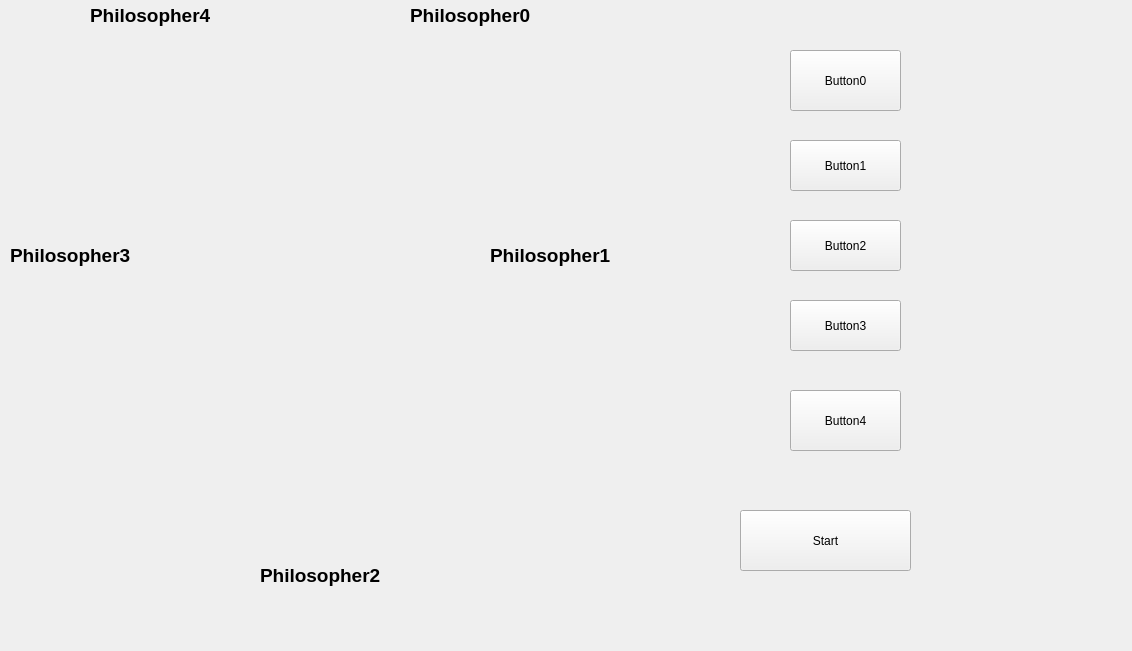
<?xml version="1.0" encoding="UTF-8"?>
<ui version="4.0">
 <class>MainWindow</class>
 <widget class="QMainWindow" name="MainWindow">
  <property name="geometry">
   <rect>
    <x>0</x>
    <y>0</y>
    <width>1132</width>
    <height>651</height>
   </rect>
  </property>
  <property name="sizePolicy">
   <sizepolicy hsizetype="Preferred" vsizetype="Preferred">
    <horstretch>0</horstretch>
    <verstretch>0</verstretch>
   </sizepolicy>
  </property>
  <property name="windowTitle">
   <string>MainWindow</string>
  </property>
  <widget class="QWidget" name="centralwidget">
   <widget class="QLabel" name="Table">
    <property name="geometry">
     <rect>
      <x>140</x>
      <y>90</y>
      <width>381</width>
      <height>381</height>
     </rect>
    </property>
    <property name="text">
     <string/>
    </property>
    <property name="pixmap">
     <pixmap resource="test.qrc">:/newPrefix/table.png</pixmap>
    </property>
   </widget>
   <widget class="QLabel" name="spa1">
    <property name="geometry">
     <rect>
      <x>380</x>
      <y>260</y>
      <width>101</width>
      <height>111</height>
     </rect>
    </property>
    <property name="text">
     <string/>
    </property>
    <property name="pixmap">
     <pixmap resource="test.qrc">:/newPrefix/spa1.png</pixmap>
    </property>
   </widget>
   <widget class="QLabel" name="spa2">
    <property name="geometry">
     <rect>
      <x>270</x>
      <y>350</y>
      <width>131</width>
      <height>111</height>
     </rect>
    </property>
    <property name="text">
     <string/>
    </property>
    <property name="pixmap">
     <pixmap resource="test.qrc">:/newPrefix/spa1.png</pixmap>
    </property>
   </widget>
   <widget class="QLabel" name="spa3">
    <property name="geometry">
     <rect>
      <x>150</x>
      <y>270</y>
      <width>131</width>
      <height>111</height>
     </rect>
    </property>
    <property name="text">
     <string/>
    </property>
    <property name="pixmap">
     <pixmap resource="test.qrc">:/newPrefix/spa1.png</pixmap>
    </property>
   </widget>
   <widget class="QLabel" name="spa5">
    <property name="geometry">
     <rect>
      <x>340</x>
      <y>140</y>
      <width>101</width>
      <height>101</height>
     </rect>
    </property>
    <property name="text">
     <string/>
    </property>
    <property name="pixmap">
     <pixmap resource="test.qrc">:/newPrefix/spa1.png</pixmap>
    </property>
   </widget>
   <widget class="QLabel" name="spa4">
    <property name="geometry">
     <rect>
      <x>190</x>
      <y>140</y>
      <width>101</width>
      <height>101</height>
     </rect>
    </property>
    <property name="text">
     <string/>
    </property>
    <property name="pixmap">
     <pixmap resource="test.qrc">:/newPrefix/spa1.png</pixmap>
    </property>
   </widget>
   <widget class="QPushButton" name="Button0">
    <property name="geometry">
     <rect>
      <x>790</x>
      <y>50</y>
      <width>111</width>
      <height>61</height>
     </rect>
    </property>
    <property name="text">
     <string>Button0</string>
    </property>
   </widget>
   <widget class="QPushButton" name="Button1">
    <property name="geometry">
     <rect>
      <x>790</x>
      <y>140</y>
      <width>111</width>
      <height>51</height>
     </rect>
    </property>
    <property name="text">
     <string>Button1</string>
    </property>
   </widget>
   <widget class="QPushButton" name="Button2">
    <property name="geometry">
     <rect>
      <x>790</x>
      <y>220</y>
      <width>111</width>
      <height>51</height>
     </rect>
    </property>
    <property name="text">
     <string>Button2</string>
    </property>
   </widget>
   <widget class="QPushButton" name="Button3">
    <property name="geometry">
     <rect>
      <x>790</x>
      <y>300</y>
      <width>111</width>
      <height>51</height>
     </rect>
    </property>
    <property name="text">
     <string>Button3</string>
    </property>
   </widget>
   <widget class="QLabel" name="fork2">
    <property name="geometry">
     <rect>
      <x>320</x>
      <y>310</y>
      <width>101</width>
      <height>121</height>
     </rect>
    </property>
    <property name="text">
     <string/>
    </property>
    <property name="pixmap">
     <pixmap resource="test.qrc">:/newPrefix/fork2.png</pixmap>
    </property>
   </widget>
   <widget class="QLabel" name="fork1">
    <property name="geometry">
     <rect>
      <x>350</x>
      <y>180</y>
      <width>141</width>
      <height>141</height>
     </rect>
    </property>
    <property name="text">
     <string/>
    </property>
    <property name="pixmap">
     <pixmap resource="test.qrc">:/newPrefix/fork1.png</pixmap>
    </property>
   </widget>
   <widget class="QLabel" name="fork3">
    <property name="geometry">
     <rect>
      <x>170</x>
      <y>310</y>
      <width>141</width>
      <height>131</height>
     </rect>
    </property>
    <property name="text">
     <string/>
    </property>
    <property name="pixmap">
     <pixmap resource="test.qrc">:/newPrefix/fork3.png</pixmap>
    </property>
   </widget>
   <widget class="QLabel" name="fork4">
    <property name="geometry">
     <rect>
      <x>120</x>
      <y>190</y>
      <width>141</width>
      <height>131</height>
     </rect>
    </property>
    <property name="text">
     <string/>
    </property>
    <property name="pixmap">
     <pixmap resource="test.qrc">:/newPrefix/fork4.png</pixmap>
    </property>
   </widget>
   <widget class="QLabel" name="fork0">
    <property name="geometry">
     <rect>
      <x>230</x>
      <y>90</y>
      <width>161</width>
      <height>161</height>
     </rect>
    </property>
    <property name="text">
     <string/>
    </property>
    <property name="pixmap">
     <pixmap resource="test.qrc">:/newPrefix/fork0.png</pixmap>
    </property>
    <property name="scaledContents">
     <bool>true</bool>
    </property>
    <property name="wordWrap">
     <bool>false</bool>
    </property>
   </widget>
   <widget class="QLabel" name="face1">
    <property name="geometry">
     <rect>
      <x>400</x>
      <y>30</y>
      <width>131</width>
      <height>121</height>
     </rect>
    </property>
    <property name="text">
     <string/>
    </property>
    <property name="pixmap">
     <pixmap resource="test.qrc">:/newPrefix/face2.png</pixmap>
    </property>
    <property name="scaledContents">
     <bool>true</bool>
    </property>
   </widget>
   <widget class="QLabel" name="face2">
    <property name="geometry">
     <rect>
      <x>480</x>
      <y>280</y>
      <width>131</width>
      <height>141</height>
     </rect>
    </property>
    <property name="text">
     <string/>
    </property>
    <property name="pixmap">
     <pixmap resource="test.qrc">:/newPrefix/face2.png</pixmap>
    </property>
    <property name="scaledContents">
     <bool>true</bool>
    </property>
   </widget>
   <widget class="QLabel" name="face5">
    <property name="geometry">
     <rect>
      <x>90</x>
      <y>40</y>
      <width>121</width>
      <height>131</height>
     </rect>
    </property>
    <property name="text">
     <string/>
    </property>
    <property name="pixmap">
     <pixmap resource="test.qrc">:/newPrefix/face1.png</pixmap>
    </property>
    <property name="scaledContents">
     <bool>true</bool>
    </property>
   </widget>
   <widget class="QLabel" name="face4">
    <property name="geometry">
     <rect>
      <x>20</x>
      <y>280</y>
      <width>131</width>
      <height>131</height>
     </rect>
    </property>
    <property name="text">
     <string/>
    </property>
    <property name="pixmap">
     <pixmap resource="test.qrc">:/newPrefix/face1.png</pixmap>
    </property>
    <property name="scaledContents">
     <bool>true</bool>
    </property>
   </widget>
   <widget class="QLabel" name="face3">
    <property name="geometry">
     <rect>
      <x>250</x>
      <y>450</y>
      <width>131</width>
      <height>121</height>
     </rect>
    </property>
    <property name="text">
     <string/>
    </property>
    <property name="pixmap">
     <pixmap resource="test.qrc">:/newPrefix/face.png</pixmap>
    </property>
    <property name="scaledContents">
     <bool>true</bool>
    </property>
   </widget>
   <widget class="QPushButton" name="Button4">
    <property name="geometry">
     <rect>
      <x>790</x>
      <y>390</y>
      <width>111</width>
      <height>61</height>
     </rect>
    </property>
    <property name="text">
     <string>Button4</string>
    </property>
   </widget>
   <widget class="QPushButton" name="Start_button">
    <property name="geometry">
     <rect>
      <x>740</x>
      <y>510</y>
      <width>171</width>
      <height>61</height>
     </rect>
    </property>
    <property name="text">
     <string>Start</string>
    </property>
   </widget>
   <widget class="QLabel" name="label">
    <property name="geometry">
     <rect>
      <x>410</x>
      <y>0</y>
      <width>121</width>
      <height>31</height>
     </rect>
    </property>
    <property name="text">
     <string>&lt;html&gt;&lt;head/&gt;&lt;body&gt;&lt;p&gt;&lt;span style=&quot; font-size:14pt; font-weight:700;&quot;&gt;Philosopher0&lt;/span&gt;&lt;/p&gt;&lt;/body&gt;&lt;/html&gt;</string>
    </property>
   </widget>
   <widget class="QLabel" name="label_2">
    <property name="geometry">
     <rect>
      <x>490</x>
      <y>240</y>
      <width>121</width>
      <height>31</height>
     </rect>
    </property>
    <property name="text">
     <string>&lt;html&gt;&lt;head/&gt;&lt;body&gt;&lt;p&gt;&lt;span style=&quot; font-size:14pt; font-weight:700;&quot;&gt;Philosopher1&lt;/span&gt;&lt;/p&gt;&lt;/body&gt;&lt;/html&gt;</string>
    </property>
   </widget>
   <widget class="QLabel" name="label_3">
    <property name="geometry">
     <rect>
      <x>260</x>
      <y>560</y>
      <width>121</width>
      <height>31</height>
     </rect>
    </property>
    <property name="text">
     <string>&lt;html&gt;&lt;head/&gt;&lt;body&gt;&lt;p&gt;&lt;span style=&quot; font-size:14pt; font-weight:700;&quot;&gt;Philosopher2&lt;/span&gt;&lt;/p&gt;&lt;/body&gt;&lt;/html&gt;</string>
    </property>
   </widget>
   <widget class="QLabel" name="label_4">
    <property name="geometry">
     <rect>
      <x>10</x>
      <y>240</y>
      <width>121</width>
      <height>31</height>
     </rect>
    </property>
    <property name="text">
     <string>&lt;html&gt;&lt;head/&gt;&lt;body&gt;&lt;p&gt;&lt;span style=&quot; font-size:14pt; font-weight:700;&quot;&gt;Philosopher3&lt;/span&gt;&lt;/p&gt;&lt;/body&gt;&lt;/html&gt;</string>
    </property>
   </widget>
   <widget class="QLabel" name="label_5">
    <property name="geometry">
     <rect>
      <x>90</x>
      <y>0</y>
      <width>121</width>
      <height>31</height>
     </rect>
    </property>
    <property name="text">
     <string>&lt;html&gt;&lt;head/&gt;&lt;body&gt;&lt;p&gt;&lt;span style=&quot; font-size:14pt; font-weight:700;&quot;&gt;Philosopher4&lt;/span&gt;&lt;/p&gt;&lt;/body&gt;&lt;/html&gt;</string>
    </property>
   </widget>
  </widget>
 </widget>
 <resources>
  <include location="test.qrc"/>
 </resources>
 <connections/>
</ui>
